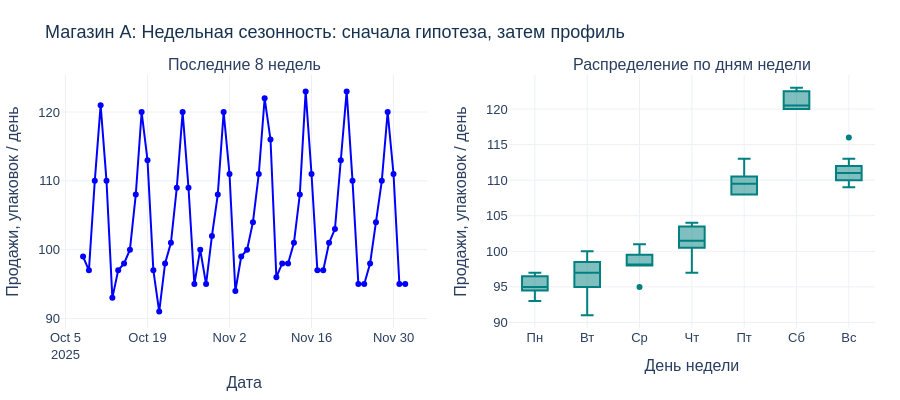

Notebook source saved alongside this figure:
### Code cell
for store, g in recent_history.groupby("id", sort=False):
    y = g.set_index("timestamp").value
    print(f"Магазин {store}")
    recent = y
    fig = make_subplots(
        rows=1, cols=2, subplot_titles=["Последние 8 недель", "Распределение по дням недели"]
    )
    fig.add_trace(
        go.Scatter(
            x=recent.index, y=recent, mode="lines+markers", line_color="blue", showlegend=False
        ),
        row=1,
        col=1,
    )
    weekdays = ["Пн", "Вт", "Ср", "Чт", "Пт", "Сб", "Вс"]
    for day, name in enumerate(weekdays):
        vals = g.loc[g["weekday"] == day, "value"]
        fig.add_trace(
            go.Box(y=vals, name=name, marker_color="teal", showlegend=False), row=1, col=2
        )
    fig.update_xaxes(type="category", categoryorder="array", categoryarray=weekdays, row=1, col=2)
    fig.update_layout(
        template="plotly_white",
        title=dict(
            text="Недельная сезонность: сначала гипотеза, затем профиль",
            font=dict(size=18, color="#17324F"),
        ),
        height=400,
        font=dict(size=13, family="Arial"),
        margin=dict(l=60, r=25, t=75, b=60),
        legend=dict(orientation="h", y=-0.22),
        hovermode="x unified",
    )
    fig.update_xaxes(title_text="Дата", showgrid=True, gridcolor="#EDF1F5")
    fig.update_xaxes(title_text="День недели", row=1, col=2)
    fig.update_yaxes(title_text="Продажи, упаковок / день", gridcolor="#EDF1F5")
    fig.update_layout(title_text=f"Магазин {store}: {fig.layout.title.text}")
    fig.show()

### Figure 1 — Plotly figure (JSON) as saved in the notebook; plotly's stock layout.template omitted (floating-point values rounded to 4 significant figures)
{"data": [{"line": {"color": "blue"}, "mode": "lines+markers", "showlegend": false, "type": "scatter", "x": ["2025-10-08T00:00:00.000000", "2025-10-09T00:00:00.000000", "2025-10-10T00:00:00.000000", "2025-10-11T00:00:00.000000", "2025-10-12T00:00:00.000000", "2025-10-13T00:00:00.000000", "2025-10-14T00:00:00.000000", "2025-10-15T00:00:00.000000", "2025-10-16T00:00:00.000000", "2025-10-17T00:00:00.000000", "2025-10-18T00:00:00.000000", "2025-10-19T00:00:00.000000", "2025-10-20T00:00:00.000000", "2025-10-21T00:00:00.000000", "2025-10-22T00:00:00.000000", "2025-10-23T00:00:00.000000", "2025-10-24T00:00:00.000000", "2025-10-25T00:00:00.000000", "2025-10-26T00:00:00.000000", "2025-10-27T00:00:00.000000", "2025-10-28T00:00:00.000000", "2025-10-29T00:00:00.000000", "2025-10-30T00:00:00.000000", "2025-10-31T00:00:00.000000", "2025-11-01T00:00:00.000000", "2025-11-02T00:00:00.000000", "2025-11-03T00:00:00.000000", "2025-11-04T00:00:00.000000", "2025-11-05T00:00:00.000000", "2025-11-06T00:00:00.000000", "2025-11-07T00:00:00.000000", "2025-11-08T00:00:00.000000", "2025-11-09T00:00:00.000000", "2025-11-10T00:00:00.000000", "2025-11-11T00:00:00.000000", "2025-11-12T00:00:00.000000", "2025-11-13T00:00:00.000000", "2025-11-14T00:00:00.000000", "2025-11-15T00:00:00.000000", "2025-11-16T00:00:00.000000", "2025-11-17T00:00:00.000000", "2025-11-18T00:00:00.000000", "2025-11-19T00:00:00.000000", "2025-11-20T00:00:00.000000", "2025-11-21T00:00:00.000000", "2025-11-22T00:00:00.000000", "2025-11-23T00:00:00.000000", "2025-11-24T00:00:00.000000", "2025-11-25T00:00:00.000000", "2025-11-26T00:00:00.000000", "2025-11-27T00:00:00.000000", "2025-11-28T00:00:00.000000", "2025-11-29T00:00:00.000000", "2025-11-30T00:00:00.000000", "2025-12-01T00:00:00.000000", "2025-12-02T00:00:00.000000"], "xaxis": "x", "y": [99.0, 97.0, 110.0, 121.0, 110.0, 93.0, 97.0, 98.0, 100.0, 108.0, 120.0, 113.0, 97.0, 91.0, 98.0, 101.0, 109.0, 120.0, 109.0, 95.0, 100.0, 95.0, 102.0, 108.0, 120.0, 111.0, 94.0, 99.0, 100.0, 104.0, 111.0, 122.0, 116.0, 96.0, 98.0, 98.0, 101.0, 108.0, 123.0, 111.0, 97.0, 97.0, 101.0, 103.0, 113.0, 123.0, 110.0, 95.0, 95.0, 98.0, 104.0, 110.0, 120.0, 111.0, 95.0, 95.0], "yaxis": "y"}, {"marker": {"color": "teal"}, "name": "Пн", "showlegend": false, "type": "box", "xaxis": "x2", "y": [93.0, 97.0, 95.0, 94.0, 96.0, 97.0, 95.0, 95.0], "yaxis": "y2"}, {"marker": {"color": "teal"}, "name": "Вт", "showlegend": false, "type": "box", "xaxis": "x2", "y": [97.0, 91.0, 100.0, 99.0, 98.0, 97.0, 95.0, 95.0], "yaxis": "y2"}, {"marker": {"color": "teal"}, "name": "Ср", "showlegend": false, "type": "box", "xaxis": "x2", "y": [99.0, 98.0, 98.0, 95.0, 100.0, 98.0, 101.0, 98.0], "yaxis": "y2"}, {"marker": {"color": "teal"}, "name": "Чт", "showlegend": false, "type": "box", "xaxis": "x2", "y": [97.0, 100.0, 101.0, 102.0, 104.0, 101.0, 103.0, 104.0], "yaxis": "y2"}, {"marker": {"color": "teal"}, "name": "Пт", "showlegend": false, "type": "box", "xaxis": "x2", "y": [110.0, 108.0, 109.0, 108.0, 111.0, 108.0, 113.0, 110.0], "yaxis": "y2"}, {"marker": {"color": "teal"}, "name": "Сб", "showlegend": false, "type": "box", "xaxis": "x2", "y": [121.0, 120.0, 120.0, 120.0, 122.0, 123.0, 123.0, 120.0], "yaxis": "y2"}, {"marker": {"color": "teal"}, "name": "Вс", "showlegend": false, "type": "box", "xaxis": "x2", "y": [110.0, 113.0, 109.0, 111.0, 116.0, 111.0, 110.0, 111.0], "yaxis": "y2"}], "layout": {"annotations": [{"font": {"size": 16}, "showarrow": false, "text": "Последние 8 недель", "x": 0.225, "xanchor": "center", "xref": "paper", "y": 1, "yanchor": "bottom", "yref": "paper"}, {"font": {"size": 16}, "showarrow": false, "text": "Распределение по дням недели", "x": 0.775, "xanchor": "center", "xref": "paper", "y": 1, "yanchor": "bottom", "yref": "paper"}], "font": {"family": "Arial", "size": 13}, "height": 400, "hovermode": "x unified", "legend": {"orientation": "h", "y": -0.22}, "margin": {"b": 60, "l": 60, "r": 25, "t": 75}, "title": {"font": {"color": "#17324F", "size": 18}, "text": "Магазин A: Недельная сезонность: сначала гипотеза, затем профиль"}, "xaxis": {"anchor": "y", "domain": [0, 0.45], "gridcolor": "#EDF1F5", "showgrid": true, "title": {"text": "Дата"}}, "xaxis2": {"anchor": "y2", "categoryarray": ["Пн", "Вт", "Ср", "Чт", "Пт", "Сб", "Вс"], "categoryorder": "array", "domain": [0.55, 1], "gridcolor": "#EDF1F5", "showgrid": true, "title": {"text": "День недели"}, "type": "category"}, "yaxis": {"anchor": "x", "domain": [0, 1], "gridcolor": "#EDF1F5", "title": {"text": "Продажи, упаковок / день"}}, "yaxis2": {"anchor": "x2", "domain": [0, 1], "gridcolor": "#EDF1F5", "title": {"text": "Продажи, упаковок / день"}}}}
